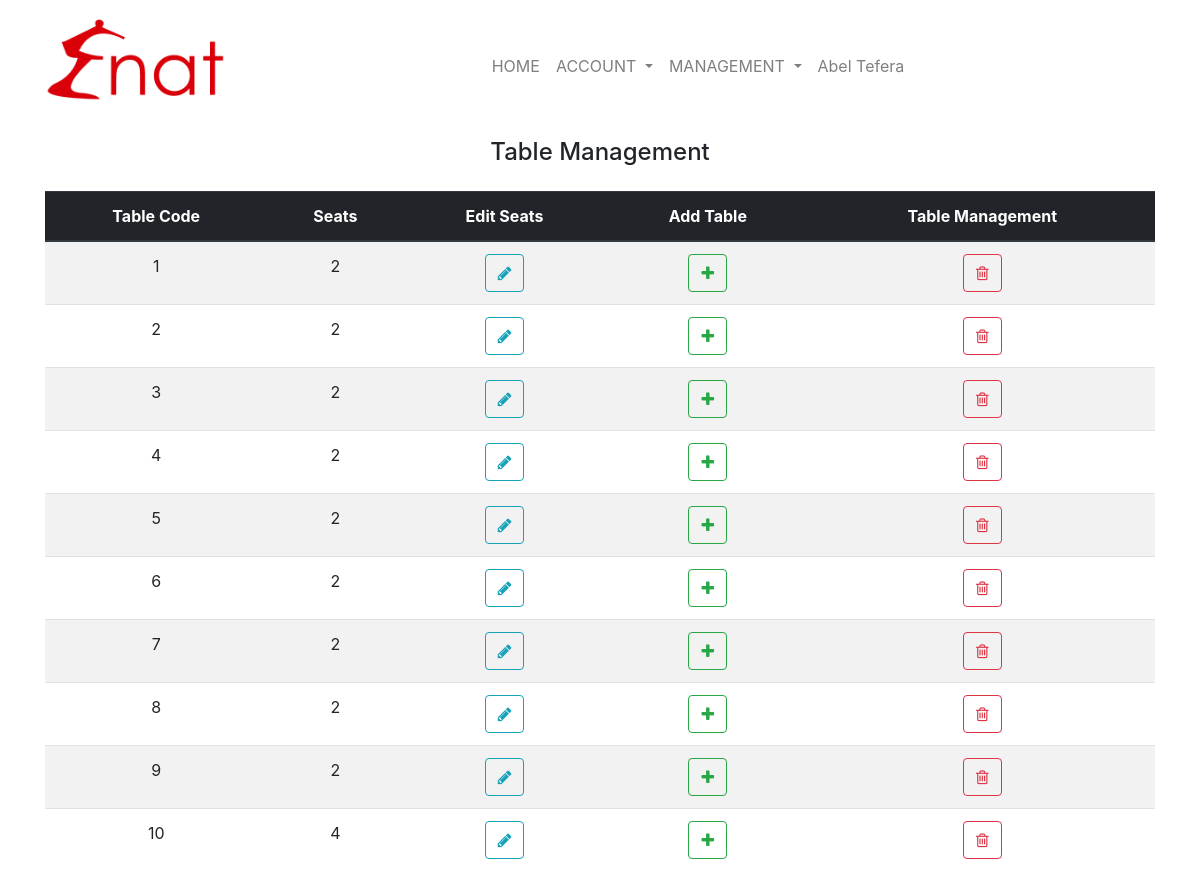
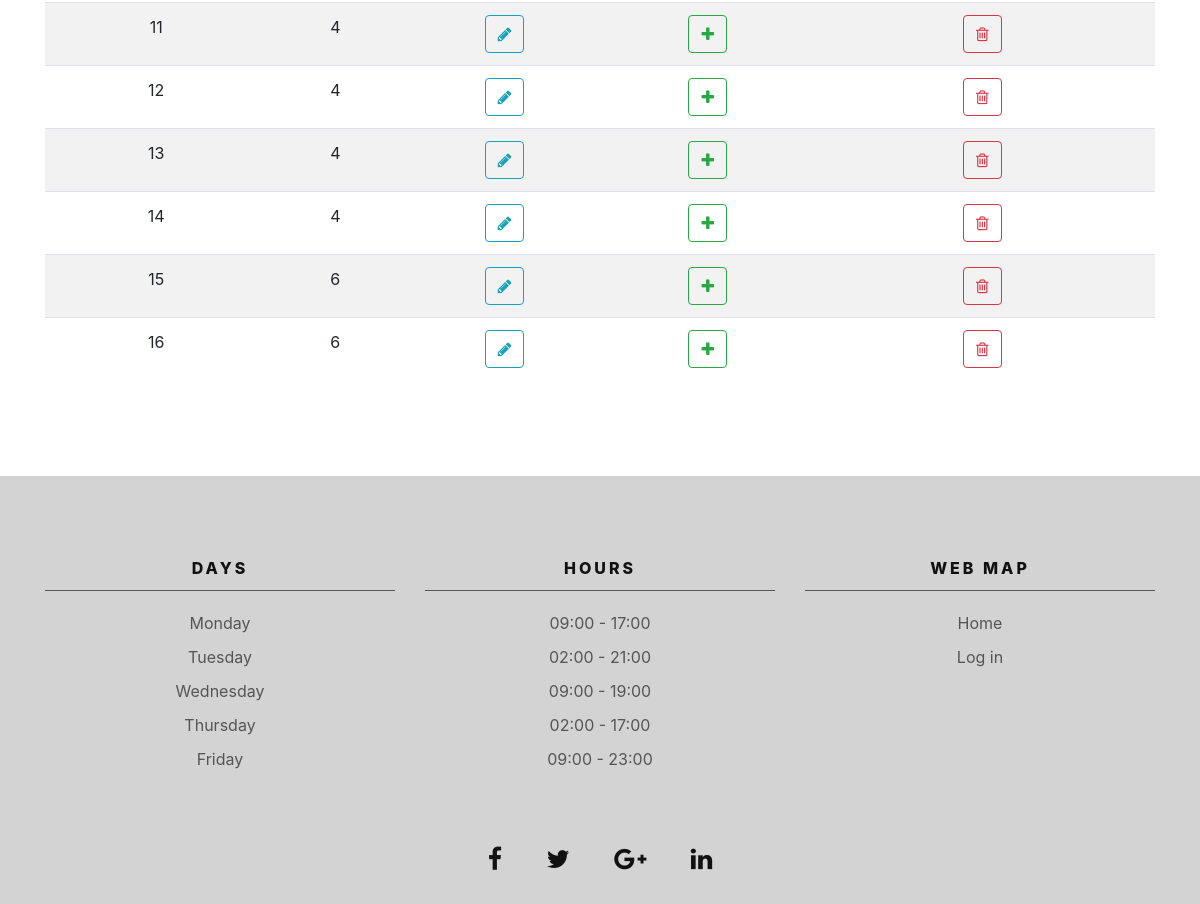
The page /admin/tab_management.php (signed in) on the database its author committed (2 pictures, top to bottom).
### tables this page shows
CREATE TABLE IF NOT EXISTS `tables` (
  `id` tinyint(1) NOT NULL AUTO_INCREMENT,
  `people` tinyint(1) NOT NULL,
  PRIMARY KEY (`id`)
);

### admin/tab_management.php (the view, shortened to what this page needs)
<?php
require('../models/tab_management.php');?>
<!doctype html>
<html>
<?php include('../inc/header.php'); ?>
<body>
<?php include ('../inc/navigation.php'); ?>
<section id="dashboard" class="main">
<div class="container pt-2 pb-5">
<h4 class="text-center pb-3">Table Management</h4>
<table  id="tables" class="table table-striped text-center mb-5">
<thead class="thead-dark">
<tr>
<th scope="col">Table Code</th>
<th scope="col">Seats</th>
<th scope="col">Edit Seats</th>
<th scope="col">Add Table</th>
<th scope="col">Table Management</th>
</tr>
</thead>
<tbody>
<?php
$tables = $conn->query("SELECT id, people FROM tables");
	if($tables->num_rows > 0):
		while($row_tab = $tables->fetch_assoc()):
?>
<tr>
<td><?= $row_tab['id']; ?></td>
<td><?= $row_tab['people']; ?></td>
<td><button type="button" class="btn btn-outline-info" data-toggle="modal" data-target="#editab<?= $row_tab['id']; ?>"><i class="fa fa-pencil" aria-hidden="true"></i></button></td>
<td><button type="button" class="btn btn-outline-success" data-toggle="modal" data-target="#addtab"><i class="fa fa-plus" aria-hidden="true"></i></button></td>
<td><button type="button" class="btn btn-outline-danger" data-toggle="modal" data-target="#deltab<?= $row_tab['id']; ?>"><i class="fa fa-trash-o" aria-hidden="true"></i></button></td>
</tr>
<?php 	endwhile;
	endif; ?>
</tbody>
</table>
</div>
<?php include('../inc/footer.php') ?>
</body>
</html>

### resources/styles.css (style rules this page uses)
.main { margin-top: 130px; }

### rows shown on the page
tables: id "1", people "2"
tables: id "2", people "2"
tables: id "3", people "2"
tables: id "4", people "2"
tables: id "5", people "2"
tables: id "6", people "2"
tables: id "7", people "2"
tables: id "8", people "2"
tables: id "9", people "2"
tables: id "10", people "4"
tables: id "11", people "4"
tables: id "12", people "4"
tables: id "13", people "4"
tables: id "14", people "4"
tables: id "15", people "6"
tables: id "16", people "6"

### other values the page prints
$_SESSION['fname'] "Abel"
$_SESSION['lname'] "Tefera"
$day[$i] "Monday"
$day[$i] "Tuesday"
$day[$i] "Wednesday"
$day[$i] "Thursday"
$day[$i] "Friday"
date('H:i', strtotime($open_at[$i])) "09:00"
date('H:i', strtotime($close_at[$i])) "17:00"
date('H:i', strtotime($open_at[$i])) "02:00"
date('H:i', strtotime($close_at[$i])) "21:00"
date('H:i', strtotime($close_at[$i])) "19:00"
date('H:i', strtotime($close_at[$i])) "23:00"
